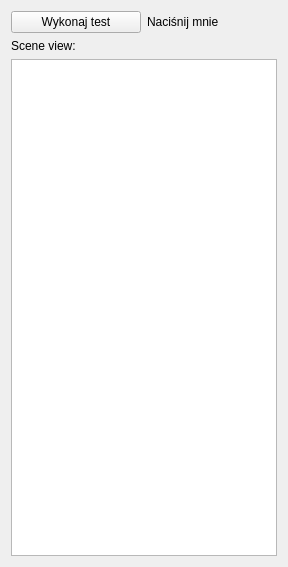
<?xml version="1.0" encoding="UTF-8"?>
<ui version="4.0">
 <class>OsgTest</class>
 <widget class="QWidget" name="OsgTest">
  <property name="geometry">
   <rect>
    <x>0</x>
    <y>0</y>
    <width>288</width>
    <height>567</height>
   </rect>
  </property>
  <property name="sizePolicy">
   <sizepolicy hsizetype="Preferred" vsizetype="Preferred">
    <horstretch>0</horstretch>
    <verstretch>0</verstretch>
   </sizepolicy>
  </property>
  <property name="minimumSize">
   <size>
    <width>0</width>
    <height>0</height>
   </size>
  </property>
  <property name="windowTitle">
   <string>OSG</string>
  </property>
  <layout class="QGridLayout" name="gridLayout">
   <item row="0" column="0">
    <layout class="QHBoxLayout" name="horizontalLayout">
     <item>
      <widget class="QPushButton" name="testButton">
       <property name="text">
        <string>Wykonaj test</string>
       </property>
      </widget>
     </item>
     <item>
      <widget class="QLabel" name="testButtonLabel">
       <property name="text">
        <string>Naciśnij mnie</string>
       </property>
      </widget>
     </item>
    </layout>
   </item>
   <item row="2" column="0">
    <widget class="QListWidget" name="listWidget"/>
   </item>
   <item row="1" column="0">
    <widget class="QLabel" name="label">
     <property name="text">
      <string>Scene view: </string>
     </property>
    </widget>
   </item>
  </layout>
 </widget>
 <resources/>
 <connections/>
</ui>
